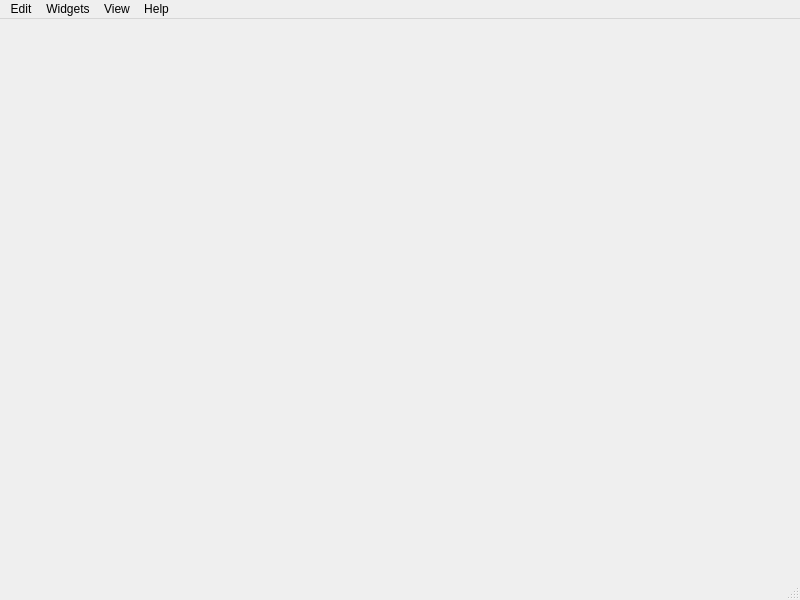
<?xml version="1.0" encoding="UTF-8"?>
<ui version="4.0">
 <class>MainWindow</class>
 <widget class="QMainWindow" name="MainWindow">
  <property name="geometry">
   <rect>
    <x>0</x>
    <y>0</y>
    <width>800</width>
    <height>600</height>
   </rect>
  </property>
  <property name="sizePolicy">
   <sizepolicy hsizetype="Preferred" vsizetype="Preferred">
    <horstretch>0</horstretch>
    <verstretch>0</verstretch>
   </sizepolicy>
  </property>
  <property name="windowTitle">
   <string>DAQ</string>
  </property>
  <widget class="QWidget" name="centralwidget">
   <property name="sizePolicy">
    <sizepolicy hsizetype="Preferred" vsizetype="Preferred">
     <horstretch>0</horstretch>
     <verstretch>0</verstretch>
    </sizepolicy>
   </property>
   <layout class="QHBoxLayout" name="horizontalLayout"/>
  </widget>
  <widget class="QMenuBar" name="menubar">
   <property name="geometry">
    <rect>
     <x>0</x>
     <y>0</y>
     <width>800</width>
     <height>26</height>
    </rect>
   </property>
   <widget class="QMenu" name="menuHelp">
    <property name="title">
     <string>Help</string>
    </property>
    <addaction name="actionAbout"/>
   </widget>
   <widget class="QMenu" name="menuView">
    <property name="title">
     <string>View</string>
    </property>
    <addaction name="actionVariable_Editor"/>
    <addaction name="actionFrame_Viewer"/>
    <addaction name="actionLog_Exporter"/>
   </widget>
   <widget class="QMenu" name="menuEdit">
    <property name="title">
     <string>Widgets</string>
    </property>
    <addaction name="actionLCD"/>
    <addaction name="actionPlot"/>
    <addaction name="separator"/>
    <addaction name="actionRemoveWidget"/>
   </widget>
   <widget class="QMenu" name="menuEdit_2">
    <property name="title">
     <string>Edit</string>
    </property>
    <addaction name="actionPreferences"/>
   </widget>
   <addaction name="menuEdit_2"/>
   <addaction name="menuEdit"/>
   <addaction name="menuView"/>
   <addaction name="menuHelp"/>
  </widget>
  <widget class="QStatusBar" name="statusbar"/>
  <action name="actionAbout">
   <property name="text">
    <string>About</string>
   </property>
  </action>
  <action name="actionVariable_Editor">
   <property name="checkable">
    <bool>true</bool>
   </property>
   <property name="checked">
    <bool>true</bool>
   </property>
   <property name="text">
    <string>Variable Editor</string>
   </property>
  </action>
  <action name="actionFrame_Viewer">
   <property name="checkable">
    <bool>true</bool>
   </property>
   <property name="checked">
    <bool>false</bool>
   </property>
   <property name="text">
    <string>Frame Viewer</string>
   </property>
  </action>
  <action name="actionLCD">
   <property name="text">
    <string>LCD</string>
   </property>
  </action>
  <action name="actionDashboard">
   <property name="checkable">
    <bool>true</bool>
   </property>
   <property name="text">
    <string>Dashboard</string>
   </property>
  </action>
  <action name="actionPlot">
   <property name="text">
    <string>Plot</string>
   </property>
  </action>
  <action name="actionMatPlot">
   <property name="text">
    <string>MatPlot</string>
   </property>
  </action>
  <action name="actionRemoveWidget">
   <property name="text">
    <string>Remove</string>
   </property>
  </action>
  <action name="actionPreferences">
   <property name="text">
    <string>Preferences</string>
   </property>
  </action>
  <action name="actionLog_Exporter">
   <property name="checkable">
    <bool>true</bool>
   </property>
   <property name="text">
    <string>Log Exporter</string>
   </property>
  </action>
 </widget>
 <resources/>
 <connections/>
</ui>
